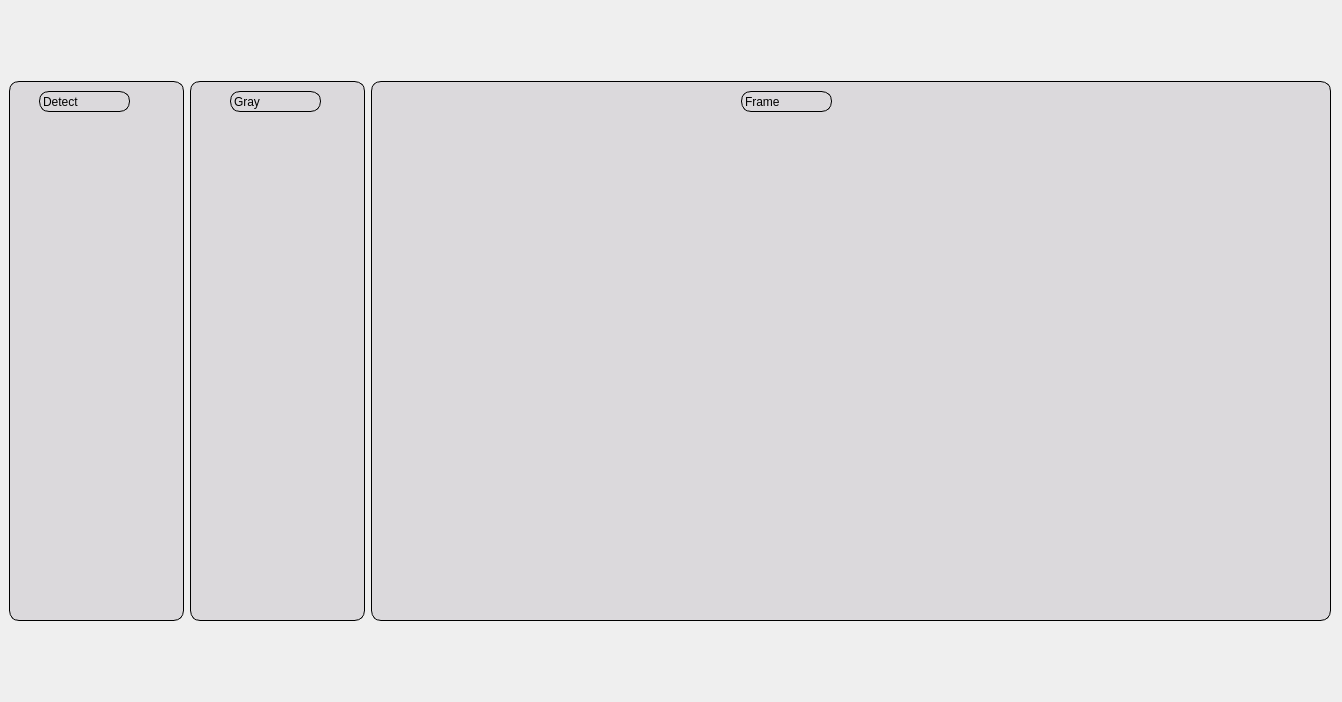
<?xml version="1.0" encoding="UTF-8"?>
<ui version="4.0">
 <class>MainWindow</class>
 <widget class="QMainWindow" name="MainWindow">
  <property name="geometry">
   <rect>
    <x>0</x>
    <y>0</y>
    <width>1342</width>
    <height>702</height>
   </rect>
  </property>
  <property name="windowTitle">
   <string>MainWindow</string>
  </property>
  <widget class="QWidget" name="centralwidget">
   <layout class="QHBoxLayout" name="horizontalLayout">
    <item>
     <widget class="QWidget" name="widget" native="true">
      <property name="enabled">
       <bool>true</bool>
      </property>
      <property name="maximumSize">
       <size>
        <width>175</width>
        <height>540</height>
       </size>
      </property>
      <property name="styleSheet">
       <string notr="true">QWidget
 {
    border-radius: 10px; /* Điều chỉnh bán kính bo góc */
    border: 1px solid #000; /* Điều chỉnh đường viền */
	background-color:#dbd9dc;
}
</string>
      </property>
      <widget class="QLabel" name="label">
       <property name="geometry">
        <rect>
         <x>30</x>
         <y>10</y>
         <width>91</width>
         <height>21</height>
        </rect>
       </property>
       <property name="styleSheet">
        <string notr="true">QLabel {
    border-radius: 10px; /* Điều chỉnh bán kính bo góc */
    border: 1px solid #000; /* Điều chỉnh đường viền */
	background-color:#dbd9dc;
}
</string>
       </property>
       <property name="text">
        <string>Detect</string>
       </property>
      </widget>
     </widget>
    </item>
    <item>
     <widget class="QWidget" name="widget_2" native="true">
      <property name="maximumSize">
       <size>
        <width>175</width>
        <height>540</height>
       </size>
      </property>
      <property name="styleSheet">
       <string notr="true">QWidget
 {
    border-radius: 10px; /* Điều chỉnh bán kính bo góc */
    border: 1px solid #000; /* Điều chỉnh đường viền */
	background-color:#dbd9dc;
}
</string>
      </property>
      <widget class="QLabel" name="label_2">
       <property name="geometry">
        <rect>
         <x>40</x>
         <y>10</y>
         <width>91</width>
         <height>21</height>
        </rect>
       </property>
       <property name="styleSheet">
        <string notr="true">QLabel {
    border-radius: 10px; /* Điều chỉnh bán kính bo góc */
    border: 1px solid #000; /* Điều chỉnh đường viền */
	background-color:#dbd9dc;
}
</string>
       </property>
       <property name="text">
        <string>Gray</string>
       </property>
      </widget>
     </widget>
    </item>
    <item>
     <widget class="QWidget" name="widget_3" native="true">
      <property name="maximumSize">
       <size>
        <width>960</width>
        <height>540</height>
       </size>
      </property>
      <property name="styleSheet">
       <string notr="true">QWidget
 {
    border-radius: 10px; /* Điều chỉnh bán kính bo góc */
    border: 1px solid #000; /* Điều chỉnh đường viền */
	background-color:#dbd9dc;
}
</string>
      </property>
      <widget class="QLabel" name="label_3">
       <property name="geometry">
        <rect>
         <x>370</x>
         <y>10</y>
         <width>91</width>
         <height>21</height>
        </rect>
       </property>
       <property name="styleSheet">
        <string notr="true">QLabel {
    border-radius: 10px; /* Điều chỉnh bán kính bo góc */
    border: 1px solid #000; /* Điều chỉnh đường viền */
	background-color:#dbd9dc;
}
</string>
       </property>
       <property name="text">
        <string>Frame</string>
       </property>
      </widget>
     </widget>
    </item>
   </layout>
  </widget>
 </widget>
 <resources/>
 <connections/>
</ui>
